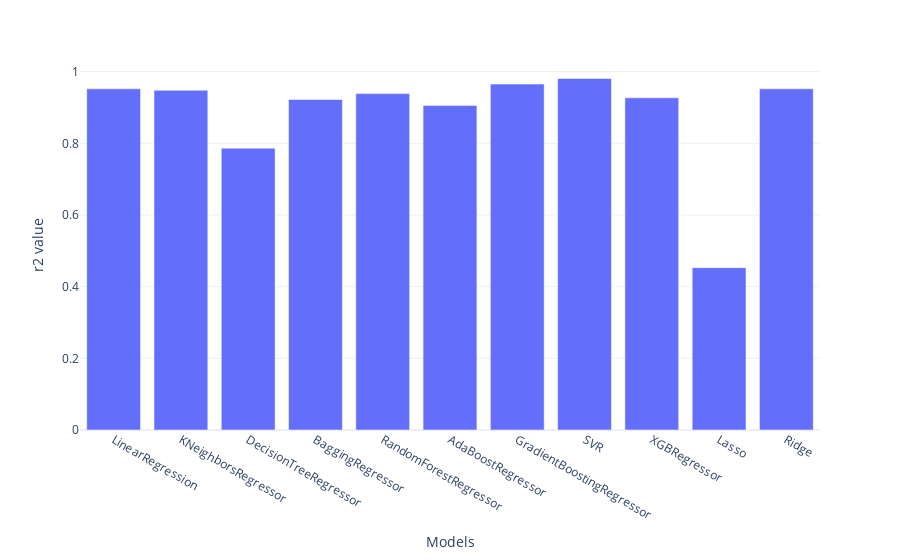

Notebook source saved alongside this figure:
### Code cell
import plotly.express as px
fig=px.bar(performance, x=performance['Models'], y=performance['r2 value'])
fig.update_layout(
    template="plotly_white")
fig

### Figure 1 — Plotly figure (JSON) as saved in the notebook; plotly's stock layout.template omitted (floating-point values rounded to 4 significant figures)
{"data": [{"alignmentgroup": "True", "hovertemplate": "Models=%{x}<br>r2 value=%{y}<extra></extra>", "legendgroup": "", "marker": {"color": "#636efa", "pattern": {"shape": ""}}, "name": "", "offsetgroup": "", "orientation": "v", "showlegend": false, "textposition": "auto", "type": "bar", "x": ["LinearRegression", "KNeighborsRegressor", "DecisionTreeRegressor", "BaggingRegressor", "RandomForestRegressor", "AdaBoostRegressor", "GradientBoostingRegressor", "SVR", "XGBRegressor", "Lasso", "Ridge"], "xaxis": "x", "y": [0.9521, 0.9481, 0.7864, 0.9224, 0.9387, 0.9058, 0.9653, 0.9809, 0.9271, 0.4531, 0.9521], "yaxis": "y"}], "layout": {"barmode": "relative", "legend": {"tracegroupgap": 0}, "margin": {"t": 60}, "xaxis": {"anchor": "y", "domain": [0, 1], "title": {"text": "Models"}}, "yaxis": {"anchor": "x", "domain": [0, 1], "title": {"text": "r2 value"}}}}
